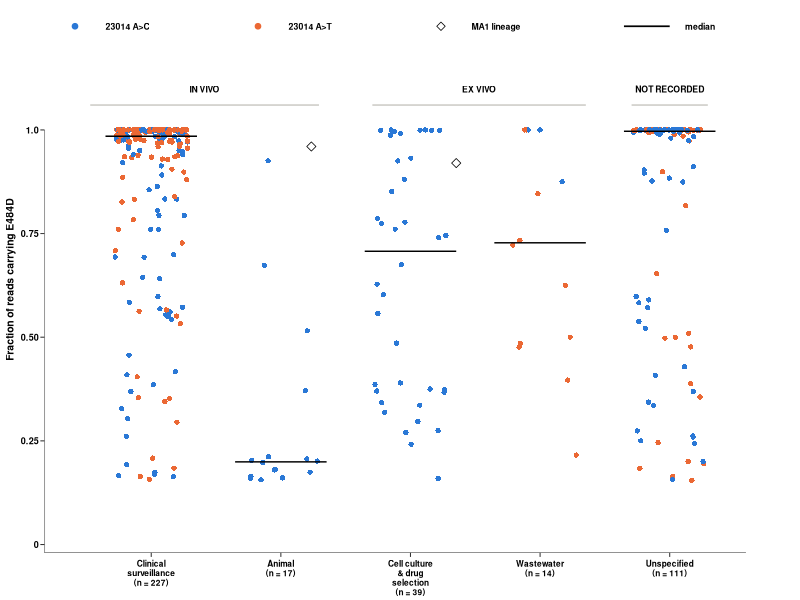
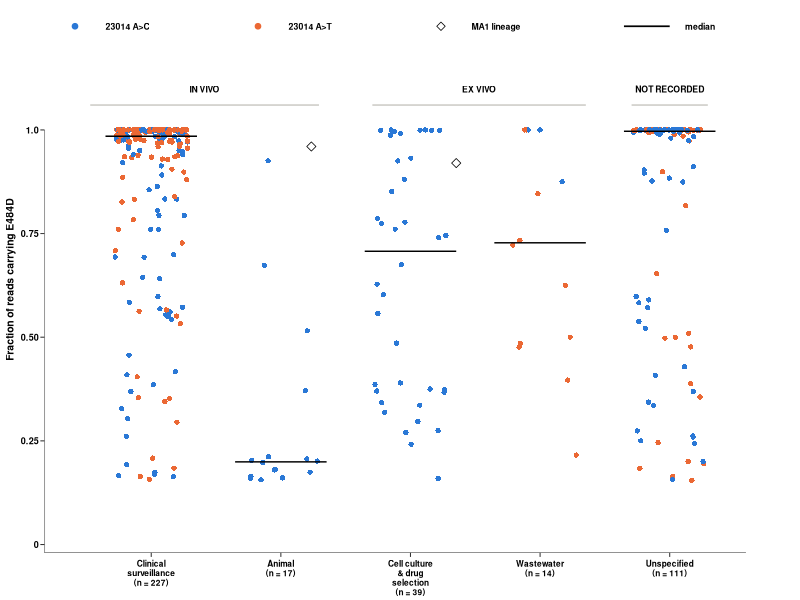

Source code (R) for these figures, in order:
# Figure 10B, regrouped: sample contexts along the x axis, E484D allele fraction
# on the y axis. Five columns.
#
#   IN VIVO          clinical surveillance (incl. one patient mAb-treatment run)
#                    animal (wild deer and experimental animals; MA1 lung point)
#   EX VIVO          cell culture, incl. drug-selection passages (molnupiravir,
#                    remdesivir) and MA1 cell supernatant point
#                    wastewater
#   NOT RECORDED     unspecified
#
# Input: panelB_data_regrouped.csv (see the regrouping step in the notes).
# No methods text on the figure. Uses only ggplot2 + scales.
#
#   Rscript figure10_panelB_regrouped.R

suppressPackageStartupMessages({ library(ggplot2); library(scales) })

FONT   <- "Helvetica"      # metric-compatible with Arial
INK    <- "#000000"
INK2   <- "#52514e"
MUTED  <- "#898781"
RULE   <- "#b9b8b0"
FAINT  <- "#e8e7e1"
BLUE   <- "#2a78d6"        # 23014 A>C
ORANGE <- "#eb6834"        # 23014 A>T

base_theme <- theme_minimal(base_size = 6, base_family = FONT) +
  theme(
    text               = element_text(colour = INK, family = FONT),
    axis.text.x        = element_text(colour = "#000000", face = "bold", size = 6.0,
                                      lineheight = 0.95, margin = margin(t = 2)),
    axis.text.y        = element_text(colour = "#000000", face = "bold", size = 6.5),
    axis.title.y       = element_text(colour = INK, face = "bold", size = 7.5,
                                      margin = margin(r = 3)),
    axis.title.x       = element_blank(),
    panel.grid.major.y = element_blank(),
    panel.grid.major.x = element_blank(),
    panel.grid.minor   = element_blank(),
    panel.background   = element_blank(),
    plot.background    = element_rect(fill = "white", colour = NA),
    axis.line          = element_blank(),
    axis.ticks         = element_line(colour = "#333333", linewidth = 0.35),
    axis.ticks.length  = unit(3, "pt"),
    legend.position    = "none",
    plot.margin        = margin(4, 6, 2, 4)
  )

d <- read.csv("panelB_data_regrouped.csv", stringsAsFactors = FALSE)

# ---- five columns; each context maps to one column
COL <- c(clinical = 1, animal = 1.85, culture = 2.7, wastewater = 3.55, unspec = 4.4)
ctx_to_col <- c("Clinical surveillance" = unname(COL["clinical"]),
                "Wild animal" = unname(COL["animal"]), "Experimental animal" = unname(COL["animal"]),
                "Cell culture" = unname(COL["culture"]),
                "Drug selection (cell culture)" = unname(COL["culture"]),
                "Wastewater" = unname(COL["wastewater"]),
                "Unspecified" = unname(COL["unspec"]))
d$x <- unname(ctx_to_col[d$context])
pts <- d[!is.na(d$x), ]
set.seed(3)
pts$xj <- pts$x + runif(nrow(pts), -0.24, 0.24)

# MA1 points, offset to the right of their column
MA1_OFF <- 0.30
ma1 <- data.frame(x = c(unname(COL["animal"]) + 0.2, unname(COL["culture"]) + MA1_OFF),
                  vaf = c(0.96, 0.92))

cols <- data.frame(
  x     = unname(COL),
  label = c("Clinical\nsurveillance", "Animal", "Cell culture\n& drug\nselection",
            "Wastewater", "Unspecified"),
  n     = c(227, 17, 39, 14, 111),   # totals include the MA1 points
  stringsAsFactors = FALSE)
cols$label2 <- paste0(cols$label, "\n(n = ", cols$n, ")")

med <- aggregate(vaf ~ x, data = pts, FUN = median)

# group brackets, spanning the columns of each group
grp <- data.frame(
  group = c("IN VIVO", "EX VIVO", "NOT RECORDED"),
  x0    = c(0.6, 2.45, 4.15),
  x1    = c(2.1, 3.85, 4.65),
  stringsAsFactors = FALSE)
GROUP_Y <- 1.06
LEG_Y1  <- 1.25

pB <- ggplot() +
  geom_segment(data = grp, aes(x = x0, xend = x1, y = GROUP_Y, yend = GROUP_Y),
               colour = RULE, linewidth = 0.4) +
  annotate("segment", x = 0.3, xend = 0.3, y = -0.02, yend = 1.0,
           colour = "#333333", linewidth = 0.35) +
  annotate("segment", x = 0.3, xend = 4.9, y = -0.02, yend = -0.02,
           colour = "#333333", linewidth = 0.35) +
  geom_text(data = grp, aes(x = (x0 + x1) / 2, y = GROUP_Y + 0.03, label = group),
            size = 2.2, family = FONT, colour = "#000000", fontface = "bold", vjust = 0) +
  geom_point(data = pts, aes(x = xj, y = vaf, colour = route),
             size = 1.8, alpha = 1, stroke = 0) +
  geom_point(data = ma1, aes(x = x, y = vaf), shape = 23, size = 2.2,
             fill = "white", colour = INK, stroke = 0.4) +
  geom_segment(data = med, aes(x = x - 0.3, xend = x + 0.3, y = vaf, yend = vaf),
               colour = INK, linewidth = 0.5) +
  scale_colour_manual(values = c(`A>C` = BLUE, `A>T` = ORANGE)) +
  scale_x_continuous(breaks = cols$x, labels = cols$label2,
                     limits = c(0.3, 5.2), expand = c(0, 0)) +
  scale_y_continuous(limits = c(-0.02, 1.30), breaks = seq(0, 1, 0.25),
                     labels = c("0", "0.25", "0.50", "0.75", "1.0"),
                     expand = c(0, 0)) +
  labs(y = "Fraction of reads carrying E484D") +
  base_theme

# one-row key, evenly spaced across the plot width
pB <- pB +
  annotate("point", x = 0.5, y = LEG_Y1, colour = BLUE, size = 1.6) +
  annotate("text",  x = 0.7, y = LEG_Y1, label = "23014 A>C", hjust = 0,
           size = 2.2, family = FONT, colour = "#000000", fontface = "bold") +
  annotate("point", x = 1.7, y = LEG_Y1, colour = ORANGE, size = 1.6) +
  annotate("text",  x = 1.9, y = LEG_Y1, label = "23014 A>T", hjust = 0,
           size = 2.2, family = FONT, colour = "#000000", fontface = "bold") +
  annotate("point", x = 2.9, y = LEG_Y1, shape = 23, size = 2.0,
           fill = "white", colour = INK, stroke = 0.4) +
  annotate("text",  x = 3.1, y = LEG_Y1, label = "MA1 lineage", hjust = 0,
           size = 2.2, family = FONT, colour = "#000000", fontface = "bold") +
  annotate("segment", x = 4.1, xend = 4.4, y = LEG_Y1, yend = LEG_Y1,
           colour = INK, linewidth = 0.6) +
  annotate("text",  x = 4.5, y = LEG_Y1, label = "median", hjust = 0,
           size = 2.2, family = FONT, colour = "#000000", fontface = "bold")

W <- 3.9
H <- 4.2
ggsave("Figure10-panelB-regrouped.pdf", pB, width = W, height = H, device = "pdf", bg = "white")
ggsave("Figure10-panelB-regrouped.png", pB, width = W, height = H, dpi = 300, bg = "white")
cat("wrote Figure10-panelB-regrouped.pdf\n")
